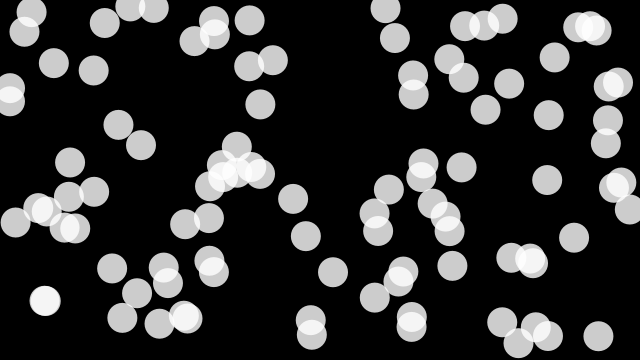
Frame 1 (no input)
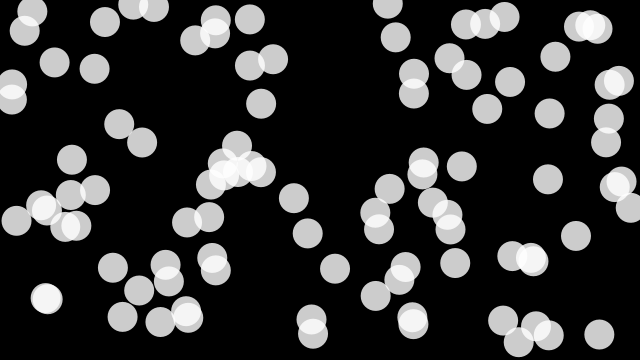
Frame 60 (the mouse pressed at the canvas centre just before this capture)
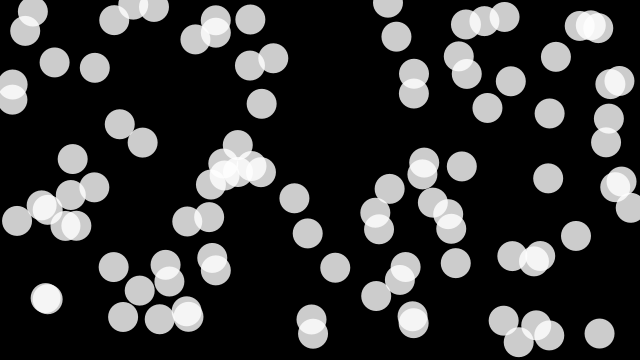
Frame 120 (the mouse held since frame 60 and released just before this capture)

The Processing sketch that drew these frames (run headless with seeded random() and noise(); from frame 60 on, the mouse is pressed at the canvas centre):

// Processing sketch: processing_99730
// ── processing_99730.pde

int numBalls = 100; //PARAM
float spring = 0.05;
float gravity = 0.03;
float friction = -0.9;
Shape[] shapes = new Shape[numBalls];
float protoAngle;
float protoVelocity = 1; //PARAM
int protoDistance;
int ii;
int nextupdate;

void setup() {
  size(640, 360);
  for (int i = 0; i < numBalls; i++) {
    shapes[i] = new Shape(random(width), random(height), random(30, 30), i, shapes);
  }
  noStroke();
  fill(255, 204);
  ii = 0;
  nextupdate = 0;
  protoDistance = -99;
}

void draw() {
  background(0);

  //if (ii % 15 == 0) {
  //  protoAngle = random(0, 360);
  //}
  //protoDistance = random(0, 5);

  // dont update angle at seach step....
  if (nextupdate >= protoDistance) { //distance now serves to determine how long we go in the same direction
    protoDistance = (int)random(1, 30); 
    protoAngle = protoAngle + random(-2, 2);
    nextupdate = 0;
    //    println("update: " + protoDistance + ", " + protoAngle);
  }


  for (int i = 0; i < numBalls; i++) {
    shapes[i].move();
    shapes[i].display();
  }
  ii++;
  nextupdate++;
}

class Shape {

  float x, y;
  float diameter;
  float vx = 0;
  float vy = 0;
  int id;
  float alpha;
  Shape[] others;
  float localSleep;
  float nextUpdate;

  Shape(float xin, float yin, float din, int idin, Shape[] oin) {
    x = xin;
    y = yin;
    diameter = din;
    id = idin;
    others = oin;
  } 

  void move() {

    if (nextupdate >= localSleep) { //distance now serves to determine how long we go in the same direction
      localSleep = protoDistance;// + random(-10, 10); 
      nextupdate = 0;
      //   if (ii % 15 == 0) {
      alpha = protoAngle ;//+ random(0, 90);
      //  } 
      float d = protoVelocity;//  + random(-5, 5);

      y = y +  d * sin(alpha);
      x = x +  d * cos(alpha);
      if (x>width) { 
        x = 0;
      }
      else if (x<0) { 
        x = width;
      }

      if (y>height) { 
        y = 0;
      }
      else if (y<0) { 
        y = height;
      }
    }
    nextupdate++;
  }
  
  void move_orig() {
    vy += gravity; 
    x += vx;
    y += vy;
    if (x + diameter/2 > width) {
      x = width - diameter/2;
      vx *= friction;
    }
    else if (x - diameter/2 < 0) {
      x = diameter/2;
      vx *= friction;
    }
    if (y + diameter/2 > height) {
      y = height - diameter/2;
      vy *= friction;
    } 
    else if (y - diameter/2 < 0) {
      y = diameter/2;
      vy *= friction;
    }
  }

  void display() {
    ellipse(x, y, diameter, diameter);
  }
}
